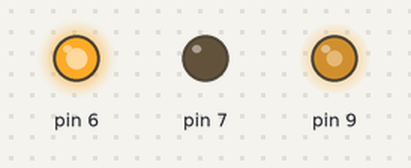
A sketch run on a simulated Arduino Uno, built with avr-gcc and run on an emulated ATmega328P. Shown: output pins drawn as LEDs (lit = HIGH).

Above: at 0.1 s.
Timing chart, 0 to 1.6 s (numbered marks = the images above):
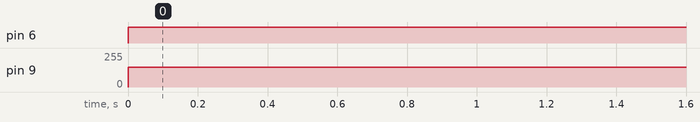

Measured:
- by itself, pin 6: LOW → HIGH at 0.00 s
- by itself, pin 9: 0/255 → 150/255 at 0.00 s

The sketch:

irf_2104.ino
```cpp
void motor_control()
{
  digitalWrite(6, HIGH);
 analogWrite(9, 150);


}

void setup() {
  Serial.begin(9600);

  pinMode(6, OUTPUT);
  pinMode(7, OUTPUT);
}

void loop() {
  motor_control();

}
```
